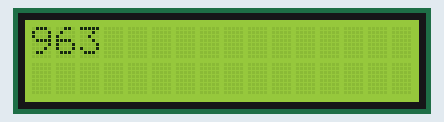
Recording of a sketch running on a simulated Arduino Uno, built with avr-gcc and run on an emulated ATmega328P. Parts: 16×2 character LCD. What the sketch prints to the serial monitor is not drawn.

Above: at 0.07 s.
At 0.46 s:
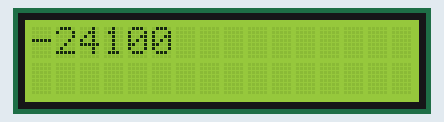

The sketch:

revmeter_v2.ino
```cpp
#include<LiquidCrystal.h>
const int rs = 13, en = 12, d4 = 11, d5 = 10, d6 = 9, d7 = 8;
LiquidCrystal lcd(rs, en, d4, d5, d6, d7);
#include<Metro.h> // タイマー処理のために Metro ライブラリをインクルード
Metro metro1 = Metro(250); // metro1 タイマーを 250ms にセット

//#define DATAPIN (5) // 74LC595の(14)SIへ
//#define LATCHPIN (6) // 74LC595の(12)RCKへ
//#define CLOCKPIN (7) // 74LC595の(11)SCKへ

#define FREQPIN (3) // 周波数測定用の入力ピン

// パルスの幅を測定する変数

/*volatile unsigned long t_time=0;
volatile unsigned long h_time=0;
volatile unsigned long l_time=0;*/

volatile unsigned long pastres = 0;	//sensor's previous response time
volatile unsigned long nowres = 0;	//sensor's latest responce time
volatile unsigned long diff = 0;	//nowres-lastres 1rev
volatile int revolution = 0;

/*struct PTN{
int nOut;
};*/
/*struct PTN ptn[11] // 7seg LED のパターンを設定
{
B00111111, // 0
B00000110, // 1
B01011011, // 2
B01001111, // 3
B01100110, // 4
B01101101, // 5
B01111101, // 6
B00000111, // 7
B01111111, // 8
B01100111, // 9
B00000000  // Space
};*/

void setup() {
    lcd.begin(16,2);
//pinMode(DATAPIN, OUTPUT); // 7seg LED 制御用(1)
//pinMode(LATCHPIN, OUTPUT); // 7seg LED 制御用(2)
//pinMode(CLOCKPIN, OUTPUT); // 7seg LED 制御用(3)

pinMode(FREQPIN, INPUT_PULLUP); // 周波数測定用のピンを入力用に設定

Serial.begin(115200);
}

long FREQ1 = 0;

void loop() {
    nowres = micros();	//時間記録
	diff = nowres - pastres;
	pastres = nowres;
  	revolution = 60000000.0 / diff;
    Serial.println(revolution);
	lcd.setCursor(0,0);	//displayposition
	lcd.print(revolution);

    /*if (metro1.check() == 1) { // Metro を使って 250ms 毎に下記を実行し、周波数を求める
        h_time = pulseIn( FREQPIN, HIGH ); // まずは3番ピンが High 状態になっている時間を p_time に格納
        l_time = pulseIn( FREQPIN, LOW); // 次に3番ピンが Low になっている状態を l_time に格納
        t_time = h_time + l_time ; // 足し算してパルスの幅（周期）にする

        Serial.println( (1.0 / t_time)  , DEC ); // シリアルポートに周波数に換算して10進数で出力する
        //Serial.println( "Hz");
        FREQ1 = (1.0 / t_time) * 1000000;

    //Out5Digit(FREQ1); // 7seg LED に出力 値を 250ms ごとに更新

    }*/

//Out5Digit(FREQ1); // 7seg LED に出力 こっちは同じ値を出しておくため（チラついちゃうから）

}

/*void Out5Digit(long nValue)
{
for(int i=0;i<5;i++){
int amari = nValue %10;
Out(i, amari);
nValue = nValue / 10;
}
}

void Out(int nKeta, int nValue)
{
if(nKeta==4 and nValue==0) { // 最上位の桁を0（ゼロ）の時、どうしても消したいから
nValue=10; // カブのアイドリングは1700RPMだから最上位桁だけでよいの
} // （時間があるときにもう少し書けば、頭に 0 出さなくできる)
digitalWrite(LATCHPIN, LOW);
ShiftOut8( DATAPIN, CLOCKPIN, ~(B00000001 << nKeta));
ShiftOut8( DATAPIN, CLOCKPIN, ptn[nValue].nOut);
digitalWrite(LATCHPIN, HIGH);
delay(1);
}

void ShiftOut8( int dataPin, int clockPin, unsigned long val )
{
for( int i = 7; i >= 0; i-- ){
digitalWrite(dataPin, !!(val & (1L << i)));
digitalWrite(clockPin, HIGH);
digitalWrite(clockPin, LOW);
}
}*/
```
